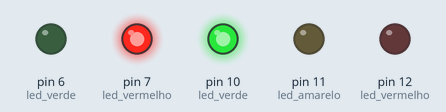
Simulated run of this sketch. Board: Arduino Uno, built with avr-gcc and run on an emulated ATmega328P. Shown: output pins drawn as LEDs (lit = HIGH).

Above: at 1.0 s.
At 3.0 s:
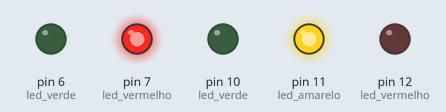
At 4.3 s:
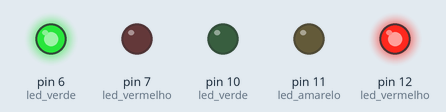
Timing chart, 0 to 6.2 s (numbered marks = the images above):
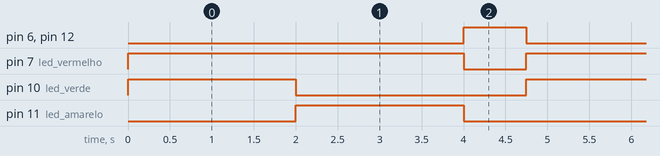

The sketch:

semaforo.ino
```cpp
void setup() {
  pinMode (12, OUTPUT); //led vermelho
  pinMode (11,OUTPUT); //led amarelo
  pinMode (10, OUTPUT); //led verde
  pinMode (7,OUTPUT); //led vermelho
  pinMode (6, OUTPUT); //led verde
}

void loop() {
  int t1 = 2000;
  digitalWrite (10, HIGH); //verde carro
  digitalWrite (7, HIGH); //vermelho pedestre
  delay(t1); //temporizador
  digitalWrite (10, LOW); //verde carro
  digitalWrite (11, HIGH); //amarelo carro
  delay(t1);
  digitalWrite (11, LOW);//amarelo carro
  digitalWrite (12, HIGH);//vermelho carro
  digitalWrite (7, LOW); //vermelho pedestre
  digitalWrite (6, HIGH); //verde pedestre
  delay(250);
  digitalWrite (6, LOW);//verde pedestre
  digitalWrite (6, HIGH); //verde pedestre
  delay(250);
  digitalWrite (6, LOW);//verde pedestre
  digitalWrite (6, HIGH); //verde pedestre
  delay(250);
  digitalWrite (6, LOW);//verde pedestre
  digitalWrite (7, HIGH);
  digitalWrite (12, LOW);//vermelho carro

  //digitalWrite (12, LOW);
}
```

Measured:
- by itself, pin 6 (led_verde), pin 12 (led_vermelho): alternates HIGH for 0.75 s and LOW for 4.0 s
- by itself, pin 7 (led_vermelho): alternates HIGH for 4.0 s and LOW for 0.75 s
- by itself, pin 10 (led_verde), pin 11 (led_amarelo): alternates HIGH for 2.0 s and LOW for 2.8 s
